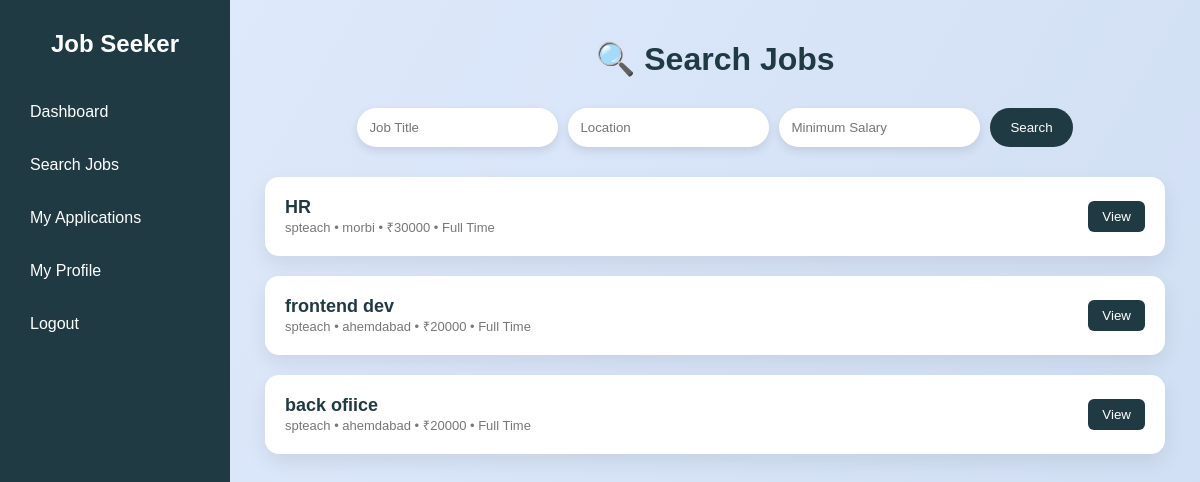
The page /jobseeker_search/ on the database as committed earlier.
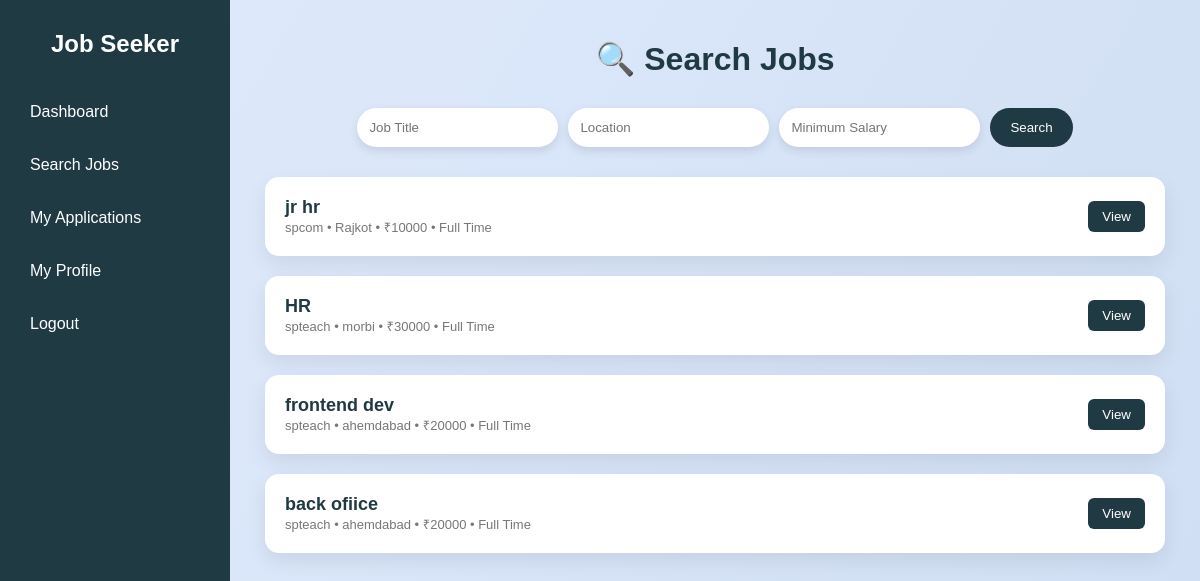
The same page on the database as committed later.
### myapp/models.py (models this page shows, shortened)
class Job(models.Model):
    provider = models.ForeignKey(
        User,
        on_delete=models.CASCADE,
        related_name="posted_jobs"
    )
    title = models.CharField(max_length=200)
    description = models.TextField()
    location = models.CharField(max_length=100)
    salary = models.IntegerField(blank=True, null=True)
    job_type = models.CharField(
        max_length=50,
        choices=[
            ("Full Time", "Full Time"),
            ("Part Time", "Part Time"),
            ("Internship", "Internship"),
            ("Remote", "Remote")
        ],
        default="Full Time"
    )
    created_at = models.DateTimeField(auto_now_add=True)
    applicants = models.IntegerField(default=0)
    class Meta:
        ordering = ["-created_at"]

### myapp/views.py (the view)
# urls.py: path('jobseeker_search/', views.jobseeker_search, name='jobseeker_search'),
def jobseeker_search(request):
    jobs = Job.objects.all()
    query = request.GET.get('q')
    location = request.GET.get('location')
    salary = request.GET.get('salary')
    job_type = request.GET.get('job_type')
    if query:
        jobs = jobs.filter(title__icontains=query)
    if location:
        jobs = jobs.filter(location__icontains=location)
    if salary:
        jobs = jobs.filter(salary__gte=salary)
    if job_type:
        jobs = jobs.filter(job_type=job_type)
    context = {
        "jobs": jobs
    }
    return render(request, "jobseeker_search.html", context)

### templates/jobseeker_search.html (shortened to what this page needs)
<!DOCTYPE html>
<html lang="en">
<head>
</head>
<body>
<div class="sidebar">
    <h2>Job Seeker</h2>
    <a href="{% url 'dashboard_jobseeker' %}">Dashboard</a>
    <a href="{% url 'jobseeker_search' %}">Search Jobs</a>
    <a href="{% url 'jobseeker_applications' %}">My Applications</a>
    <a href="{% url 'jobseeker_profile' %}">My Profile</a>
    <a href="{% url 'logout' %}">Logout</a>
</div>
<div class="main">
    <div class="header">
        <h1>🔍 Search Jobs</h1>
    </div>
    <form method="GET" class="search-box">
        <input type="text" name="q" placeholder="Job Title">
        <input type="text" name="location" placeholder="Location">
        <input type="number" name="salary" placeholder="Minimum Salary">
        <button type="submit">Search</button>
    </form>
    <div class="jobs">
        {% for job in jobs %}
            <div class="job">
                <div>
                    <strong>{{ job.title }}</strong><br>
                    <span>{{ job.provider.first_name }} • {{ job.location }} • ₹{{ job.salary }} • {{ job.job_type }}</span>
                </div>
                <a href="{% url 'job_detail' job.id %}">
                    <button>View</button>
                </a>
            </div>
        {% empty %}
            <p style="text-align:center;color:#555;">No jobs found.</p>
        {% endfor %}
    </div>
</div>
</body>
</html>

Rows that differ between the two databases and show on the page:
added Job: title "jr hr", provider.first_name "spcom", location "Rajkot", salary "10000", job_type "Full Time"
